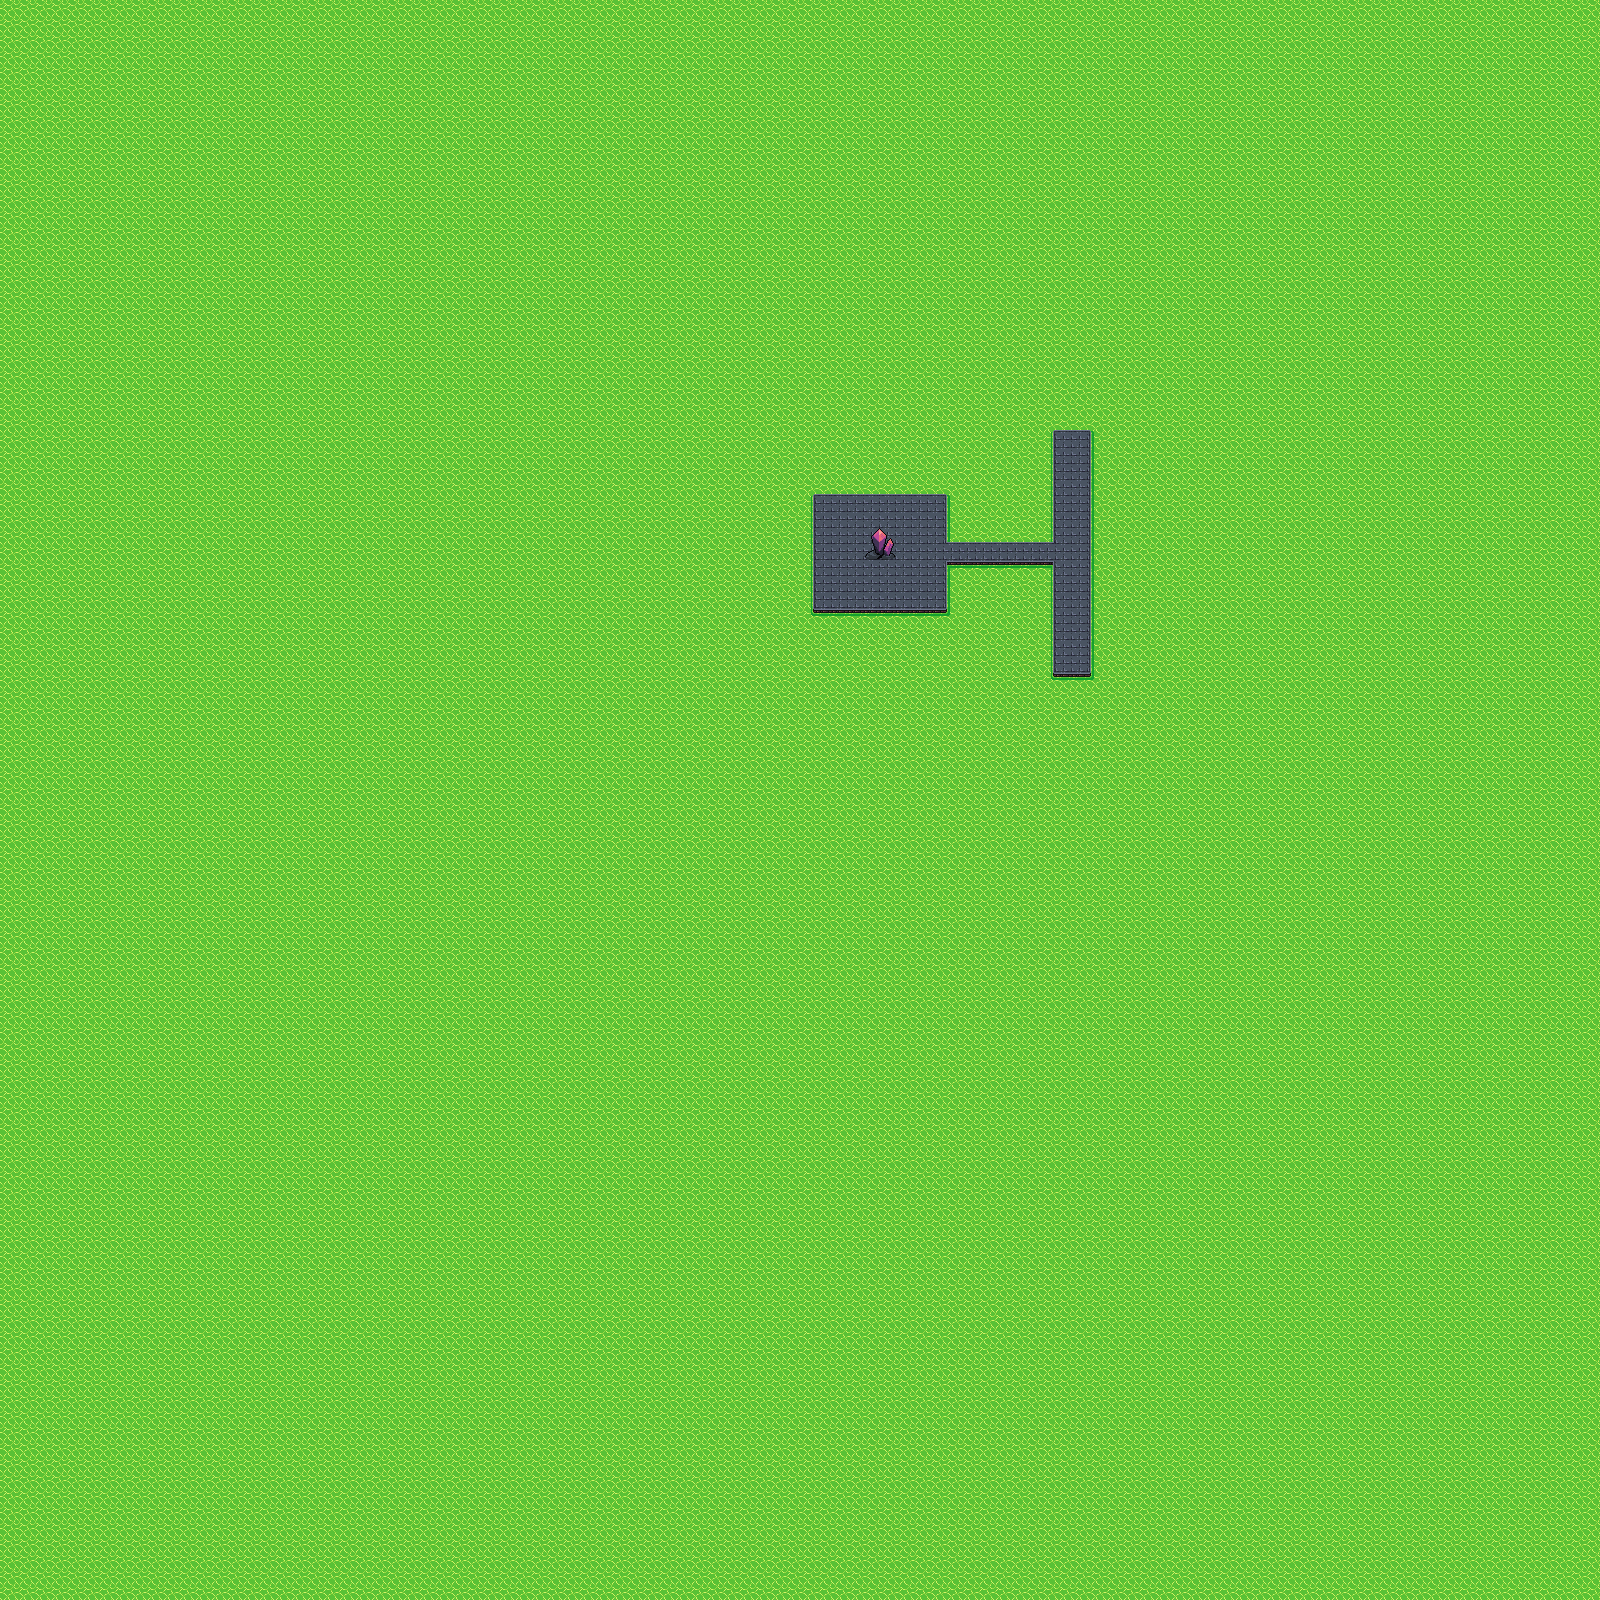

Tiled map render using the project's own tile images. Description and the map definition, with tile-layer contents summarised, below:
An orthogonal 100x100 tile map with 16x16 px tiles, 3 tile layers (Ground, Clutter, Walls) and 2 objects.

<map version="1.8" tiledversion="1.8.2" orientation="orthogonal" renderorder="right-down" width="100" height="100" tilewidth="16" tileheight="16" infinite="0" nextlayerid="5" nextobjectid="7">
 <tileset firstgid="1" source="../../tileset/main.tsx" />
 <layer id="1" name="Ground" width="100" height="100">
  <data>[10000 cells, 10000 non-empty, 14 distinct tile ids]</data>
 </layer>
 <layer id="3" name="Clutter" width="100" height="100">
  <data>[10000 cells, 12 non-empty, 6 distinct tile ids]</data>
 </layer>
 <layer id="4" name="Walls" width="100" height="100">
  <properties>
   <property name="spriteLayer" type="bool" value="true" />
  </properties>
  <data>[10000 cells, 1 non-empty, 1 distinct tile ids]</data>
 </layer>
 <objectgroup id="2" name="Objects">
  <object id="4" template="../../obj/entry_up.tx" x="880" y="572.667" width="6.33333" height="4.33333">
   <properties>
    <property name="noExit" value="true" />
    <property name="spawn" value="true" />
   </properties>
  </object>
  <object id="6" template="../../obj/dialog.tx" x="825.333" y="525.333">
   <properties>
    <property name="hidden" type="bool" value="false" />
    <property name="sprite" value="wizard" />
   </properties>
  </object>
 </objectgroup>
</map>
